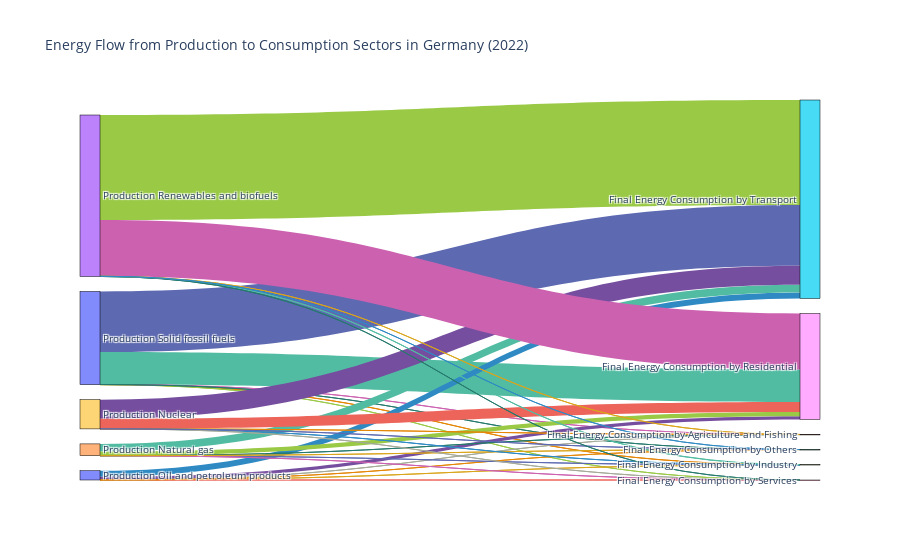

Write notebook code for a chart like this one.
### Code cell
import plotly.graph_objects as go
import plotly.colors as pc
import numpy as np

# Example for one country and year
country = 'Germany'
year = 2022

filtered_df = flows_df[(flows_df['Country'] == country) & (flows_df['Year'] == year)]

# Extract nodes and links from data
nodes = list(set(filtered_df['Source']).union(set(filtered_df['Target'])))
node_indices = {node: idx for idx, node in enumerate(nodes)}

# Create node and link data for Plotly
source_indices = [node_indices[src] for src in filtered_df['Source']]
target_indices = [node_indices[tgt] for tgt in filtered_df['Target']]
values = filtered_df['Value'].tolist()

# Create a color list for the links
# Option 1: Use predefined colors
colors = pc.qualitative.Vivid  # Use a predefined color palette
link_colors = [colors[i % len(colors)] for i in range(len(values))]

# Create Sankey Diagram
fig = go.Figure(data=[go.Sankey(
    node=dict(
        pad=15,
        thickness=20,
        line=dict(color="black", width=0.5),
        label=nodes
    ),
    link=dict(
        source=source_indices,
        target=target_indices,
        value=values,
        color=link_colors  # Assign the color list to the links
    )
)])

fig.update_layout(
    title_text=f"Energy Flow from Production to Consumption Sectors in {country} ({year})",
    font_size=10
)

fig.show()

### Figure 1 — Plotly figure (JSON) as saved in the notebook; plotly's stock layout.template omitted (floating-point values rounded to 4 significant figures)
{"data": [{"link": {"color": ["rgb(229, 134, 6)", "rgb(93, 105, 177)", "rgb(82, 188, 163)", "rgb(153, 201, 69)", "rgb(204, 97, 176)", "rgb(36, 121, 108)", "rgb(218, 165, 27)", "rgb(47, 138, 196)", "rgb(118, 78, 159)", "rgb(237, 100, 90)", "rgb(165, 170, 153)", "rgb(229, 134, 6)", "rgb(93, 105, 177)", "rgb(82, 188, 163)", "rgb(153, 201, 69)", "rgb(204, 97, 176)", "rgb(36, 121, 108)", "rgb(218, 165, 27)", "rgb(47, 138, 196)", "rgb(118, 78, 159)", "rgb(237, 100, 90)", "rgb(165, 170, 153)", "rgb(229, 134, 6)", "rgb(93, 105, 177)", "rgb(82, 188, 163)", "rgb(153, 201, 69)", "rgb(204, 97, 176)", "rgb(36, 121, 108)", "rgb(218, 165, 27)", "rgb(47, 138, 196)"], "source": [10, 10, 10, 10, 10, 10, 0, 0, 0, 0, 0, 0, 4, 4, 4, 4, 4, 4, 9, 9, 9, 9, 9, 9, 3, 3, 3, 3, 3, 3], "target": [7, 5, 8, 6, 1, 2, 7, 5, 8, 6, 1, 2, 7, 5, 8, 6, 1, 2, 7, 5, 8, 6, 1, 2, 7, 5, 8, 6, 1, 2], "value": [83.68, 36100.0, 19270.0, 0.07699, 18.0, 0.03102, 8.346, 3600.0, 1922.0, 0.007678, 1.795, 0.003094, 10.61, 4577.0, 2443.0, 0.00976, 2.282, 0.003933, 26.25, 11320.0, 6046.0, 0.02415, 5.647, 0.009731, 145.0, 62550.0, 33390.0, 0.1334, 31.19, 0.05374]}, "node": {"label": ["Production Oil and petroleum products", "Final Energy Consumption by Agriculture and Fishing", "Final Energy Consumption by Others", "Production Renewables and biofuels", "Production Natural gas", "Final Energy Consumption by Transport", "Final Energy Consumption by Services", "Final Energy Consumption by Industry", "Final Energy Consumption by Residential", "Production Nuclear", "Production Solid fossil fuels"], "line": {"color": "black", "width": 0.5}, "pad": 15, "thickness": 20}, "type": "sankey"}], "layout": {"font": {"size": 10}, "title": {"text": "Energy Flow from Production to Consumption Sectors in Germany (2022)"}}}
